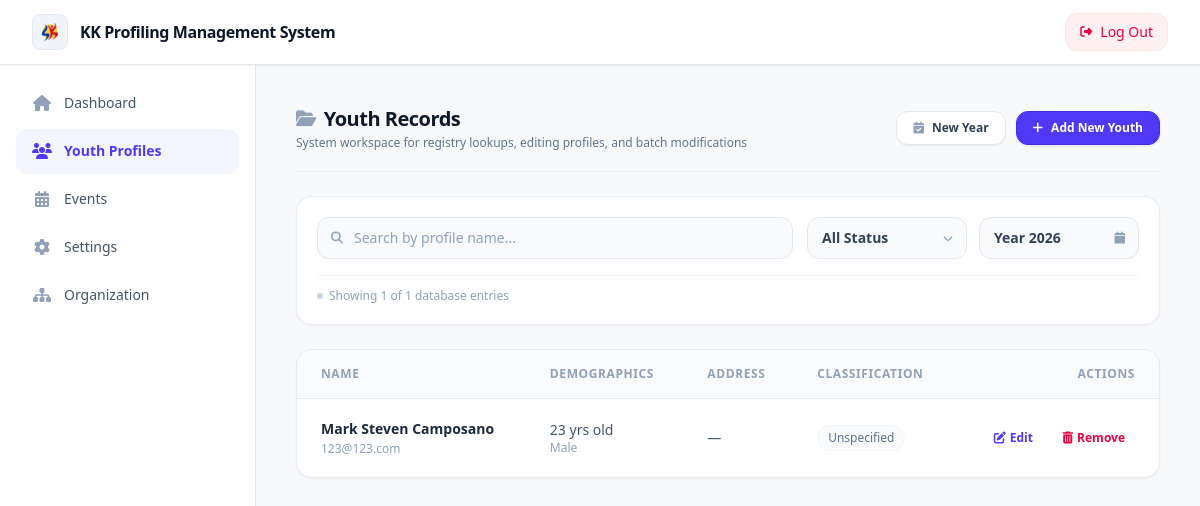
Before: /youth-profile/ (signed in) with the older database file.
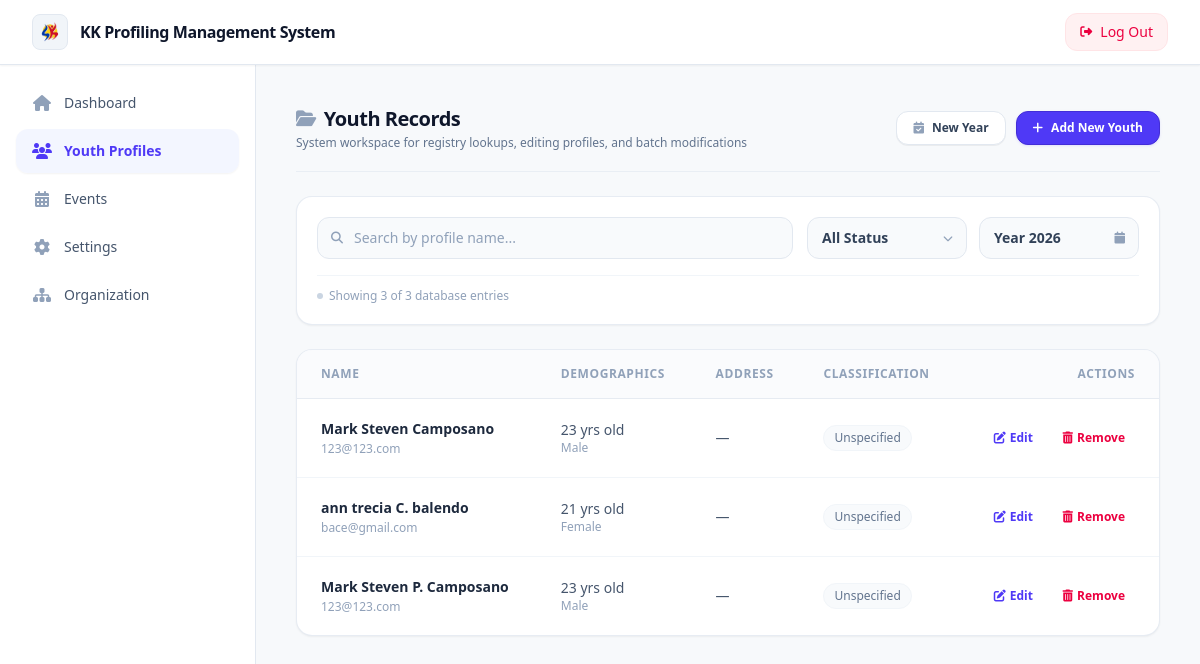
After: the same page with the newer database file.
### kkprofiling_api/models.py (models this page shows, shortened)
class ProfilingInformations(models.Model):
    class SexChoices(models.TextChoices):
        MALE = "male", "Male"
        FEMALE = "female", "Female"
    class CivilStatusChoices(models.TextChoices):
        SINGLE = "single", "Single"
        MARRIED = "married", "Married"
        WIDOWED = "widowed", "Widowed"
        DIVORCED = "divorced", "Divorced"
        SEPARATED = "separated", "Separated"
        ANNULLED = "annulled", "Annulled"
        UNKNOWN = "unknown", "Unknown"
        LIVE_IN = "live_in", "Live-in"
    class EducationalBackgroundChoices(models.TextChoices):
        ELEMENTARY_LEVEL = "elementary_level", "Elementary Level"
        ELEMENTARY_GRAD = "elementary_graduate", "Elementary Graduate"
        HIGHSCHOOL_LEVEL = "highschool_level", "High School Level"
        HIGHSCHOOL_GRAD = "highschool_graduate", "High School Graduate"
        VOCATIONAL_GRAD = "vocational_graduate", "Vocational Graduate"
        COLLEGE_LEVEL = "college_level", "College Level"
        COLLEGE_GRAD = "college_graduate", "College Graduate"
        MASTER_LEVEL = "master_level", "Master Level"
        DOCTORATE_LEVEL = "doctorate_level", "Doctorate Level"
        DOCTORATE_GRAD = "doctorate_graduate", "Doctorate Graduate"
    first_name = models.CharField(max_length=50)
    middle_name = models.CharField(max_length=50, blank=True)
    last_name = models.CharField(max_length=50)
    age = models.IntegerField(default=0, null=True, blank=True)
    birthdate = models.DateField(blank=True, null=True)
    email = models.EmailField(blank=True, null=True)
    contact_number = models.CharField(max_length=20)
    sex = models.CharField(
        max_length=10,
        choices=SexChoices.choices,
        blank=True,
        null=True
    )
    civil_status = models.CharField(
        max_length=20,
        choices=CivilStatusChoices.choices,
        blank=True,
        null=True
    )
    educational_background = models.CharField(
        max_length=30,
        choices=EducationalBackgroundChoices.choices,
        blank=True,
        null=True
    )
    date_added = models.DateTimeField(auto_now_add=True)

### kkSystem/views.py (the view)
# urls.py: path('youth-profile/', youth_profile_view, name='youth-profile'),
def youth_profile_view(request):
    if not request.user.is_authenticated:
        return redirect('loginn')
    profiles = ProfilingInformations.objects.select_related('addresses', 'youth_statuses').all()
    context = {
        'profiles': profiles,
    }
    return render(request, 'pages/youth_profiles.html', context)

### kkSystem/templates/pages/youth_profiles.html (shortened to what this page needs)
{% extends 'pages/base.html' %}
{% block content %}
<div id="youth-profiles-content" class="space-y-6 p-1 sm:p-2 animate-fade-in">
    <div class="flex flex-col sm:flex-row sm:items-center justify-between gap-4 border-b border-slate-200/60 pb-5">
        <div>
            <h3 class="text-xl font-bold text-slate-900 tracking-tight flex items-center gap-2">
                <i class="fa-solid fa-folder-open text-slate-400 text-lg"></i> Youth Records
            </h3>
            <p class="text-xs text-slate-500 mt-0.5 font-medium">System workspace for registry lookups, editing profiles, and batch modifications</p>
        </div>
        <div class="flex items-center gap-2.5 self-end sm:self-auto w-full sm:w-auto">
            <button class="flex-1 sm:flex-initial inline-flex items-center justify-center gap-2 px-4 py-2 text-xs font-semibold text-slate-700 bg-white border border-slate-200 rounded-xl hover:bg-slate-50 active:scale-[0.98] transition-all duration-150 shadow-2xs">
                <i class="fa-solid fa-calendar-check text-slate-400"></i> New Year
            </button>
            <form method="post" action="{% url 'add_youth' %}">
                <button class="flex-1 sm:flex-initial inline-flex items-center justify-center gap-2 px-4 py-2 text-xs font-semibold text-white bg-indigo-600 border border-indigo-700 rounded-xl hover:bg-indigo-700 active:scale-[0.98] transition-all duration-150 shadow-sm shadow-indigo-600/10">
                    <i class="fa-solid fa-plus"></i> Add New Youth
                </button>
            </form>
        </div>
    </div>
    <div class="bg-white border border-slate-200/80 p-5 rounded-2xl shadow-xs space-y-4">
        <div class="flex flex-col lg:flex-row gap-3.5">
            <div class="relative flex-1 group">
                <i class="fa-solid fa-magnifying-glass absolute left-3.5 top-1/2 -translate-y-1/2 text-slate-400 text-xs transition-colors group-focus-within:text-indigo-500"></i>
                <input
                    type="text"
                    id="search-youth"
                    placeholder="Search by profile name..."
                    class="w-full pl-9 pr-4 py-2.5 text-sm font-medium text-slate-800 placeholder-slate-400 bg-slate-50 border border-slate-200 rounded-xl focus:outline-hidden focus:bg-white focus:border-indigo-500 focus:ring-4 focus:ring-indigo-500/5 transition-all duration-150"
                >
            </div>
            <div class="flex items-center gap-3 w-full lg:w-auto">
                <div class="relative flex-1 lg:w-44">
                    <select class="w-full px-3.5 py-2.5 text-sm font-semibold text-slate-700 bg-slate-50 border border-slate-200 rounded-xl focus:outline-hidden focus:bg-white focus:border-indigo-500 transition-all duration-150 appearance-none cursor-pointer status-select">
                        <option value="">All Status</option>
                    </select>
                </div>
                <div class="relative flex-1 lg:w-36">
                    <input
                        type="text"
                        class="w-full px-3.5 py-2.5 text-sm font-semibold text-slate-700 bg-slate-50 border border-slate-200 rounded-xl focus:outline-hidden focus:bg-white focus:border-indigo-500 transition-all duration-150 year-input"
                        value="Year 2026"
                    >
                </div>
            </div>
        </div>
        <div class="border-t border-slate-100 pt-3 flex flex-col sm:flex-row sm:items-center justify-between gap-3">
            <p class="text-xs font-medium text-slate-400 flex items-center gap-1.5 order-2 sm:order-1">
                <span class="w-1.5 h-1.5 rounded-full bg-slate-300"></span>
                Showing {{ profiles|length }} of {{ profiles|length }} database entries
            </p>
        </div>
    </div>
    <div class="bg-white border border-slate-200/80 rounded-2xl shadow-xs overflow-hidden">
        <div class="overflow-x-auto">
            <table class="w-full text-left border-collapse youth-records-table" id="youth-records-table">
                <thead>
                    <tr class="bg-slate-50/70 border-b border-slate-200/80">
                        <th class="px-6 py-4 text-xs font-bold text-slate-400 uppercase tracking-wider">Name</th>
                        <th class="px-6 py-4 text-xs font-bold text-slate-400 uppercase tracking-wider">Demographics</th>
                        <th class="px-6 py-4 text-xs font-bold text-slate-400 uppercase tracking-wider">Address</th>
                        <th class="px-6 py-4 text-xs font-bold text-slate-400 uppercase tracking-wider">Classification</th>
                        <th class="px-6 py-4 text-xs font-bold text-slate-400 uppercase tracking-wider text-right">Actions</th>
                    </tr>
                </thead>
                <tbody id="youth-list" class="divide-y divide-slate-100">
                    {% for profile in profiles %}
                        <tr class="hover:bg-slate-50/40 transition-colors">
                            <td class="px-6 py-5 text-sm font-semibold text-slate-800">
                                <div>
                                    {{ profile.first_name }}
                                    {% if profile.middle_name %}{{ profile.middle_name|slice:":1" }}. {% endif %}
                                    {{ profile.last_name }}
                                </div>
                                <span class="text-xs font-normal text-slate-400 block mt-0.5">
                                    {{ profile.email|default:profile.contact_number }}
                                </span>
                            </td>
                            <td class="px-6 py-5 text-sm text-slate-600">
                                <div class="flex flex-col">
                                    <span>{% if profile.age %}{{ profile.age }} yrs old{% else %}—{% endif %}</span>
                                    <span class="text-xs text-slate-400 capitalize">{{ profile.get_sex_display|default:"Unspecified" }}</span>
                                </div>
                            </td>
                            <td class="px-6 py-5 text-sm text-slate-600">
                                <div class="flex flex-col">
                                    <span>{{ profile.addresses.barangay|default:"—" }}</span>
                                </div>
                            </td>
                            <td class="px-6 py-5 text-sm">
                                {% if profile.youth_statuses.youth_classification == 'in_school_youth' %}
                                    <span class="inline-flex items-center px-2.5 py-1 rounded-full text-xs font-medium bg-blue-50 text-blue-700 border border-blue-100">ISY</span>
                                {% elif profile.youth_statuses.youth_classification == 'out_of_school_youth' %}
                                    <span class="inline-flex items-center px-2.5 py-1 rounded-full text-xs font-medium bg-amber-50 text-amber-700 border border-amber-100">OSY</span>
                                {% elif profile.youth_statuses.youth_classification == 'working_youth' %}
                                    <span class="inline-flex items-center px-2.5 py-1 rounded-full text-xs font-medium bg-emerald-50 text-emerald-700 border border-emerald-100">Working</span>
                                {% else %}
                                    <span class="inline-flex items-center px-2.5 py-1 rounded-full text-xs font-medium bg-slate-50 text-slate-500 border border-slate-100">Unspecified</span>
                                {% endif %}
                            </td>
                            <td class="px-6 py-5 text-sm text-right space-x-1.5 whitespace-nowrap">
                                <a href="{% url 'edit_youth_profile_view' profile.id %}" class="inline-flex items-center gap-1 px-2.5 py-1.5 text-xs font-semibold text-indigo-600 hover:bg-indigo-50 rounded-lg transition-colors decoration-none">
                                    <i class="fa-solid fa-pen-to-square"></i> Edit
                                </a>
                                <form method="post" action="{% url 'delete_youth_profile_view' profile.id %}" class="inline">
                                <button type="submit"
                                        onclick="return confirm('Are you sure you want to permanently delete this profile?');"
                                        class="inline-flex items-center gap-1 px-2.5 py-1.5 text-xs font-semibold text-rose-600 hover:bg-rose-50 rounded-lg border-0 bg-transparent cursor-pointer">
                                    <i class="fa-solid fa-trash-can"></i> Remove
                                </button>
                            </form>
                            </td>
                        </tr>
                    {% empty %}
                        <tr>
                            <td colspan="5" class="p-0"></td>
                        </tr>
                    {% endfor %}
                </tbody>
            </table>
        </div>
    </div>
</div>
{% endblock %}

Changed rows visible on the page:
added ProfilingInformations: first_name "ann trecia", middle_name "C", last_name "balendo", email "bace@gmail.com", age "21", sex "Female", addresses.barangay "—"
added ProfilingInformations: first_name "Mark Steven", middle_name "P", last_name "Camposano", email "123@123.com", age "23", sex "Male", addresses.barangay "—"
Other visible differences:
{{ profiles|length }}: "1" → "3"
